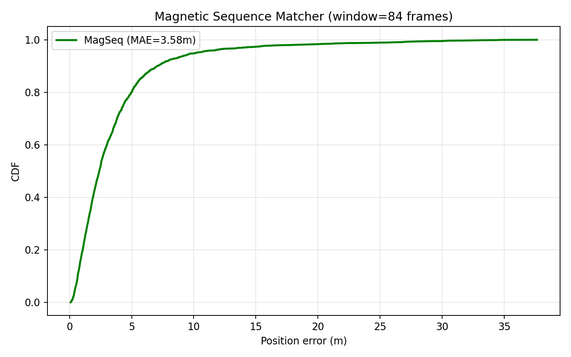
#> input picture Publication/IEEE Globecoms/Paper_Edit_Sandbox/stage2_mag_sequence_cdf.png, 571 x 357 px, shrunk from 1360 x 850 before the run
$ python crop_merge_figs.py
#> lines starting #> are read from the running program, lines starting #| are printed output that depends on the picture
from PIL import Image
import os

# Paths
mag_cdf_path = 'stage2_mag_sequence_cdf.png'
dual_cdf_path = 'stage3_dual_kalmannet.png'

# 1. Process Mag CDF (Fig 4)
img_mag = Image.open(mag_cdf_path)
#> img_mag is the input picture: PIL image 571x357 RGBA; mean R, G, B, A 248.8, 249.6, 248.8, 255
# Crop out the white borders nicely.
# We'll just auto-crop based on bounding box.
bg = Image.new(img_mag.mode, img_mag.size, img_mag.getpixel((0,0)))
#> bg: PIL image 571x357 RGBA; every value is 255
diff = Image.composite(img_mag, bg, img_mag)
bbox = diff.getbbox()
#> bbox = (0, 0, 571, 357)
if bbox:
    img_mag_cropped = img_mag.crop(bbox)
    img_mag_cropped.save('mag_cdf_cropped.png')

# 2. Process Dual KalmanNet CDF (Fig 5 side-by-side)
img_dual = Image.open(dual_cdf_path)
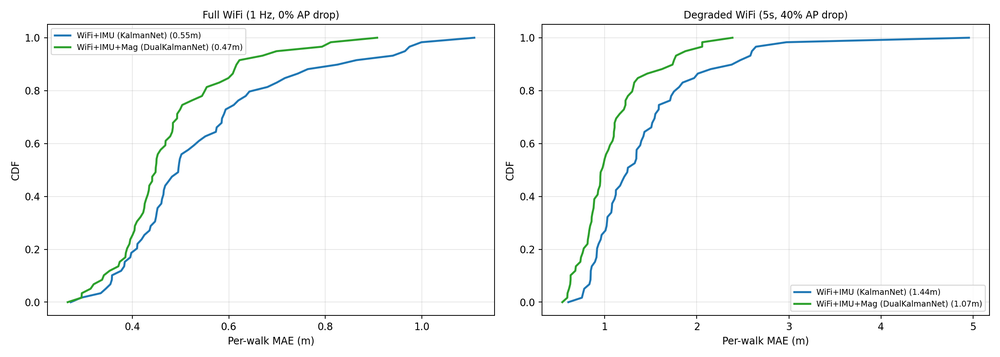
#> input picture Publication/IEEE Globecoms/Paper_Edit_Sandbox/stage3_dual_kalmannet.png, 1000 x 357 px, shrunk from 2380 x 850 before the run
#> img_dual is the input picture: PIL image 1000x357 RGBA; mean R, G, B, A 248.1, 249.2, 249, 255
w, h = img_dual.size
#> w = 1000; h = 357

# It's side-by-side, so let's cut it exactly in half width-wise
img_left = img_dual.crop((0, 0, w//2, h))
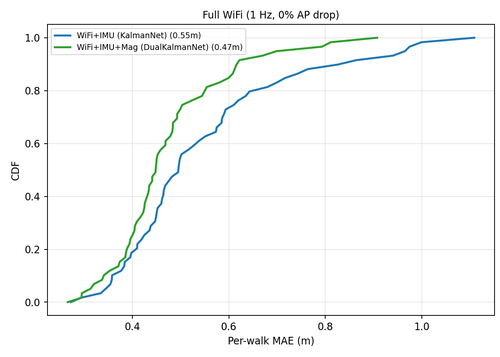
#> img_left: PIL image 500x357 RGBA; mean R, G, B, A 248, 249.2, 249, 255
img_right = img_dual.crop((w//2, 0, w, h))
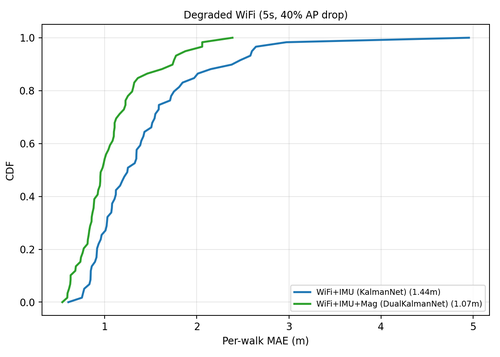
#> img_right: PIL image 500x357 RGBA; mean R, G, B, A 248.1, 249.2, 249.1, 255

# Auto-crop the left image
bg = Image.new(img_left.mode, img_left.size, img_left.getpixel((0,0)))
#> bg: PIL image 500x357 RGBA; every value is 255
diff = Image.composite(img_left, bg, img_left)
bbox = diff.getbbox()
#> bbox = (0, 0, 500, 357)
if bbox:
    img_left = img_left.crop(bbox)
    img_left.save('kalman_full_wifi.png')

# Auto-crop the right image
#> (the run stopped early here; a loop or call above may not have finished)
